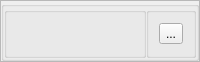
     <widget class="QFrame" name="Error">
      <property name="minimumSize">
       <size>
        <width>0</width>
        <height>0</height>
       </size>
      </property>
      <property name="maximumSize">
       <size>
        <width>16777215</width>
        <height>0</height>
       </size>
      </property>
      <property name="frameShape">
       <enum>QFrame::StyledPanel</enum>
      </property>
      <property name="frameShadow">
       <enum>QFrame::Raised</enum>
      </property>
      <layout class="QHBoxLayout" name="horizontalLayout_37">
       <property name="spacing">
        <number>0</number>
       </property>
       <property name="leftMargin">
        <number>0</number>
       </property>
       <property name="topMargin">
        <number>0</number>
       </property>
       <property name="rightMargin">
        <number>0</number>
       </property>
       <property name="bottomMargin">
        <number>0</number>
       </property>
       <item>
        <widget class="QGroupBox" name="Error_group">
         <property name="title">
          <string/>
         </property>
         <layout class="QHBoxLayout" name="horizontalLayout_34">
          <property name="spacing">
           <number>0</number>
          </property>
          <property name="leftMargin">
           <number>0</number>
          </property>
          <property name="topMargin">
           <number>0</number>
          </property>
          <property name="rightMargin">
           <number>0</number>
          </property>
          <property name="bottomMargin">
           <number>0</number>
          </property>
          <item>
           <widget class="QGroupBox" name="groupBox_17">
            <property name="title">
             <string/>
            </property>
            <layout class="QHBoxLayout" name="horizontalLayout_35">
             <property name="spacing">
              <number>10</number>
             </property>
             <property name="leftMargin">
              <number>10</number>
             </property>
             <property name="topMargin">
              <number>10</number>
             </property>
             <property name="rightMargin">
              <number>10</number>
             </property>
             <property name="bottomMargin">
              <number>10</number>
             </property>
             <item>
              <widget class="QLabel" name="Error_message">
               <property name="font">
                <font>
                 <family>Kozuka Gothic Pr6N B</family>
                 <pointsize>12</pointsize>
                 <weight>50</weight>
                 <bold>false</bold>
                </font>
               </property>
               <property name="text">
                <string/>
               </property>
              </widget>
             </item>
            </layout>
           </widget>
          </item>
          <item>
           <widget class="QGroupBox" name="groupBox_18">
            <property name="maximumSize">
             <size>
              <width>50</width>
              <height>16777215</height>
             </size>
            </property>
            <property name="title">
             <string/>
            </property>
            <layout class="QHBoxLayout" name="horizontalLayout_36">
             <property name="spacing">
              <number>0</number>
             </property>
             <property name="leftMargin">
              <number>0</number>
             </property>
             <property name="topMargin">
              <number>0</number>
             </property>
             <property name="rightMargin">
              <number>0</number>
             </property>
             <property name="bottomMargin">
              <number>0</number>
             </property>
             <item alignment="Qt::AlignHCenter">
              <widget class="QToolButton" name="close_Error_btn">
               <property name="cursor">
                <cursorShape>PointingHandCursor</cursorShape>
               </property>
               <property name="text">
                <string>...</string>
               </property>
               <property name="icon">
                <iconset>
                 <normaloff>imgs/closeAlert.png</normaloff>imgs/closeAlert.png</iconset>
               </property>
               <property name="iconSize">
                <size>
                 <width>15</width>
                 <height>15</height>
                </size>
               </property>
              </widget>
             </item>
            </layout>
           </widget>
          </item>
         </layout>
        </widget>
       </item>
      </layout>
     </widget>
